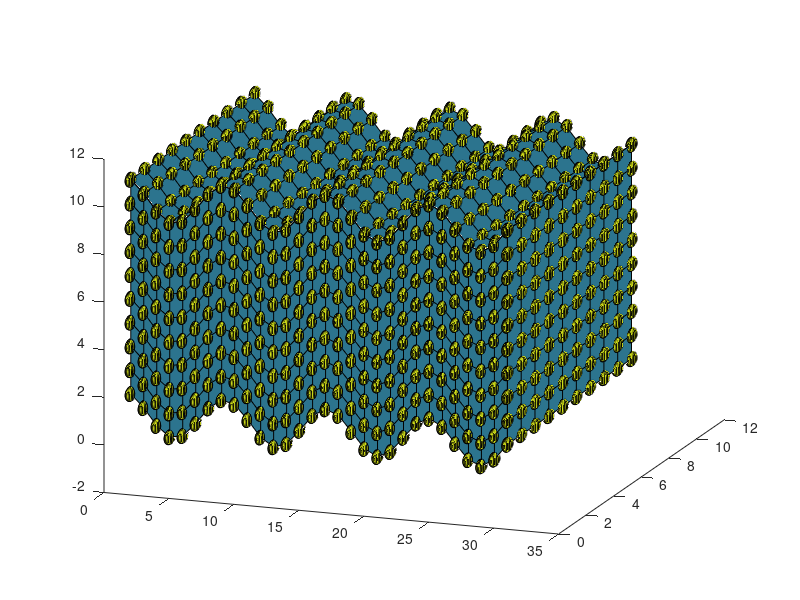

This chart was generated by the following MATLAB code: (Note: this script raises an error after producing the figure.)

clear;

ix=30;
iy=10;
iz=10;
amp=0.9;
k=0.8;
p_or_s='S';
period=20;
c=2*pi/(period*k);

figure;

t=1;

%for t=1:period

hold on;
[x1,z1]=meshgrid(1:ix,1:iz);
y1=ones(size(x1));
[x2,y2]=meshgrid(1:ix,1:iy);
z2=iz*ones(size(x2));
[y3,z3]=meshgrid(1:iy,1:iz);
x3=ix*ones(size(z3));

u1=amp*cos(k*(x1-c*t));
u2=amp*cos(k*(x2-c*t));
u3=amp*cos(k*(x3-c*t));

if (p_or_s=='P')
  x1=x1+u1;
  x2=x2+u2;
  x3=x3+u3;
else
  z1=z1+u1;
  z2=z2+u2;
  z3=z3+u3;   
end


h1=surface(x1,y1,z1,25*ones(size(z1)),'EdgeColor',[0 0 0],'CDataMapping','direct');
h2=surface(x2,y2,z2,25*ones(size(z2)),'EdgeColor',[0 0 0],'CDataMapping','direct');
h3=surface(x3,y3,z3,25*ones(size(z3)),'EdgeColor',[0 0 0],'CDataMapping','direct');


for i=1:ix
  for j=1:iy
    [x0,y0,z0]=sphere;
    x0=0.3*x0+x2(j,i);
    y0=0.3*y0+y2(j,i);
    z0=0.3*z0+z2(j,i);
    surface(x0,y0,z0,60*ones(size(z0)),'EdgeColor',[0 0 0],'CDataMapping','direct');
  end
end

for i=1:ix
  for j=1:iz
    [x0,y0,z0]=sphere;
    x0=0.3*x0+x1(j,i);
    y0=0.3*y0+y1(j,i);
    z0=0.3*z0+z1(j,i);
    surface(x0,y0,z0,60*ones(size(z0)),'EdgeColor',[0 0 0],'CDataMapping','direct');
  end
end

for i=1:iy
  for j=1:iz
    [x0,y0,z0]=sphere;
    x0=0.3*x0+x3(j,i);
    y0=0.3*y0+y3(j,i);
    z0=0.3*z0+z3(j,i);
    surface(x0,y0,z0,60*ones(size(z0)),'EdgeColor',[0 0 0],'CDataMapping','direct');
  end
end


%annotation('arrow',[0.3 0.7],[0.25 0.17],'LineWidth',3,...
%'HeadStyle','plain','HeadWidth',20,'HeadLength',20);
%text((2/3)*ix,-10,0,'äéåýèõíóç äéÜäïóçò êýìáôïò','FontName','Arial Unicode MS',...
%    'FontSize',14,'HorizontalAlignment','center','Rotation',0);

%if (p_or_s=='P')
%annotation('doublearrow',[0.4 0.6],[0.805 0.77],'LineWidth',3,...
%'HeadStyle','plain','HeadWidth',10,'HeadLength',15);
%else
%annotation('doublearrow',[0.5 0.5],[0.9 0.7],'LineWidth',3,...
%'HeadStyle','plain','HeadWidth',10,'HeadLength',15);  
%end


%text((3/4)*ix,10,14,'äéåýèõíóç êßíçóçò õëéêïý óçìåßïõ','FontName','Arial Unicode MS',...
%    'FontSize',8,'HorizontalAlignment','center','Rotation',0);

view(20,20);
camproj('perspective');
axis equal;
axis off;
axis vis3d;
axis([0 ix+1 0 iy+1 0 iz+1]);

lightangle(0,30);
set(gcf,'Renderer','zbuffer');
lighting phong;
shading interp;

set(h1,'AmbientStrength',0.5);
set(h2,'AmbientStrength',0.5);
set(h3,'AmbientStrength',0.5);

set(h1,'SpecularColorReflectance',0.6,'SpecularExponent',50);
set(h2,'SpecularColorReflectance',0.6,'SpecularExponent',50);
set(h3,'SpecularColorReflectance',0.6,'SpecularExponent',50);

%F(t)=getframe(gcf);

%clf;

%end

%movie2avi(F(2:20),'test.avi','compression','Cinepak');
